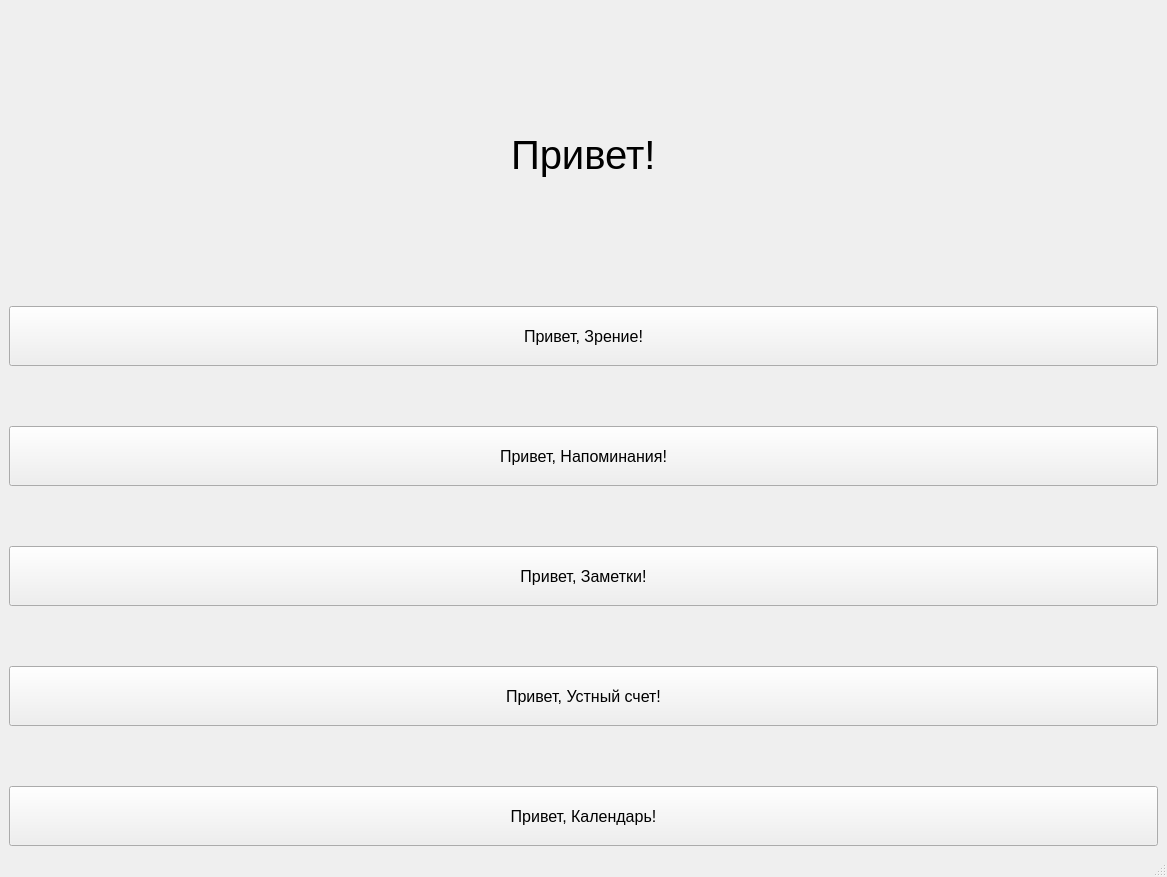
<?xml version="1.0" encoding="UTF-8"?>
<ui version="4.0">
 <class>MainWindow</class>
 <widget class="QMainWindow" name="MainWindow">
  <property name="geometry">
   <rect>
    <x>0</x>
    <y>0</y>
    <width>1167</width>
    <height>877</height>
   </rect>
  </property>
  <property name="windowTitle">
   <string>Привет!</string>
  </property>
  <widget class="QWidget" name="centralwidget">
   <layout class="QVBoxLayout" name="verticalLayout_2">
    <item>
     <layout class="QHBoxLayout" name="horizontalLayout">
      <item>
       <spacer name="horizontalSpacer">
        <property name="orientation">
         <enum>Qt::Horizontal</enum>
        </property>
        <property name="sizeHint" stdset="0">
         <size>
          <width>40</width>
          <height>20</height>
         </size>
        </property>
       </spacer>
      </item>
      <item>
       <widget class="QLabel" name="label">
        <property name="font">
         <font>
          <pointsize>30</pointsize>
         </font>
        </property>
        <property name="text">
         <string>Привет!</string>
        </property>
       </widget>
      </item>
      <item>
       <spacer name="horizontalSpacer_2">
        <property name="orientation">
         <enum>Qt::Horizontal</enum>
        </property>
        <property name="sizeHint" stdset="0">
         <size>
          <width>40</width>
          <height>20</height>
         </size>
        </property>
       </spacer>
      </item>
     </layout>
    </item>
    <item>
     <layout class="QVBoxLayout" name="verticalLayout" stretch="0,0,0,0,0">
      <property name="spacing">
       <number>60</number>
      </property>
      <property name="sizeConstraint">
       <enum>QLayout::SetDefaultConstraint</enum>
      </property>
      <property name="leftMargin">
       <number>0</number>
      </property>
      <item>
       <widget class="QPushButton" name="btn_eye_timer">
        <property name="sizePolicy">
         <sizepolicy hsizetype="Minimum" vsizetype="Fixed">
          <horstretch>0</horstretch>
          <verstretch>0</verstretch>
         </sizepolicy>
        </property>
        <property name="minimumSize">
         <size>
          <width>0</width>
          <height>60</height>
         </size>
        </property>
        <property name="maximumSize">
         <size>
          <width>16777215</width>
          <height>16777215</height>
         </size>
        </property>
        <property name="baseSize">
         <size>
          <width>0</width>
          <height>0</height>
         </size>
        </property>
        <property name="font">
         <font>
          <pointsize>12</pointsize>
         </font>
        </property>
        <property name="text">
         <string>Привет, Зрение!</string>
        </property>
        <property name="iconSize">
         <size>
          <width>16</width>
          <height>16</height>
         </size>
        </property>
       </widget>
      </item>
      <item>
       <widget class="QPushButton" name="btn_reminder">
        <property name="minimumSize">
         <size>
          <width>0</width>
          <height>60</height>
         </size>
        </property>
        <property name="font">
         <font>
          <pointsize>12</pointsize>
         </font>
        </property>
        <property name="text">
         <string>Привет, Напоминания!</string>
        </property>
       </widget>
      </item>
      <item>
       <widget class="QPushButton" name="btn_note">
        <property name="minimumSize">
         <size>
          <width>0</width>
          <height>60</height>
         </size>
        </property>
        <property name="font">
         <font>
          <pointsize>12</pointsize>
         </font>
        </property>
        <property name="text">
         <string>Привет, Заметки!</string>
        </property>
       </widget>
      </item>
      <item>
       <widget class="QPushButton" name="btn_arithmetic">
        <property name="minimumSize">
         <size>
          <width>0</width>
          <height>60</height>
         </size>
        </property>
        <property name="font">
         <font>
          <pointsize>12</pointsize>
         </font>
        </property>
        <property name="text">
         <string>Привет, Устный счет!</string>
        </property>
       </widget>
      </item>
      <item>
       <widget class="QPushButton" name="btn_pc_timer">
        <property name="minimumSize">
         <size>
          <width>0</width>
          <height>60</height>
         </size>
        </property>
        <property name="font">
         <font>
          <pointsize>12</pointsize>
         </font>
        </property>
        <property name="text">
         <string>Привет, Календарь!</string>
        </property>
       </widget>
      </item>
     </layout>
    </item>
   </layout>
  </widget>
  <widget class="QMenuBar" name="menubar">
   <property name="geometry">
    <rect>
     <x>0</x>
     <y>0</y>
     <width>1167</width>
     <height>26</height>
    </rect>
   </property>
  </widget>
  <widget class="QStatusBar" name="statusbar"/>
 </widget>
 <resources/>
 <connections/>
</ui>
